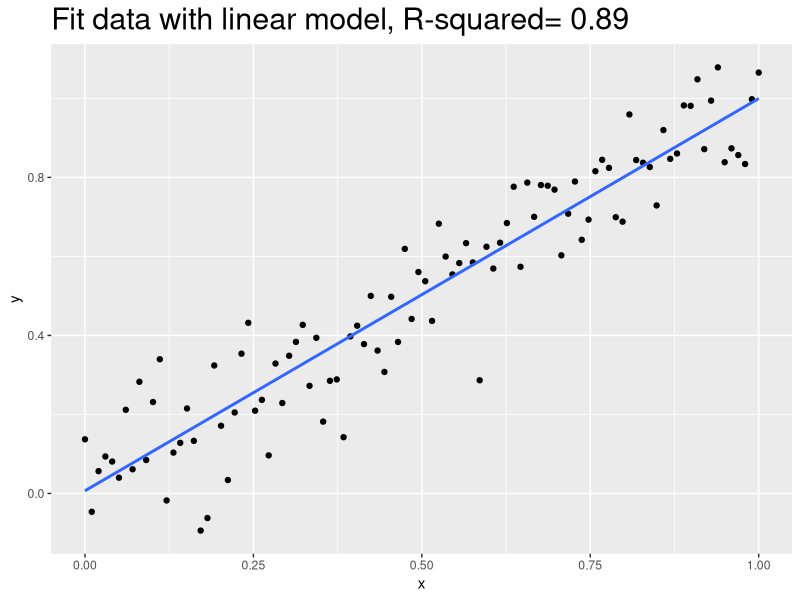
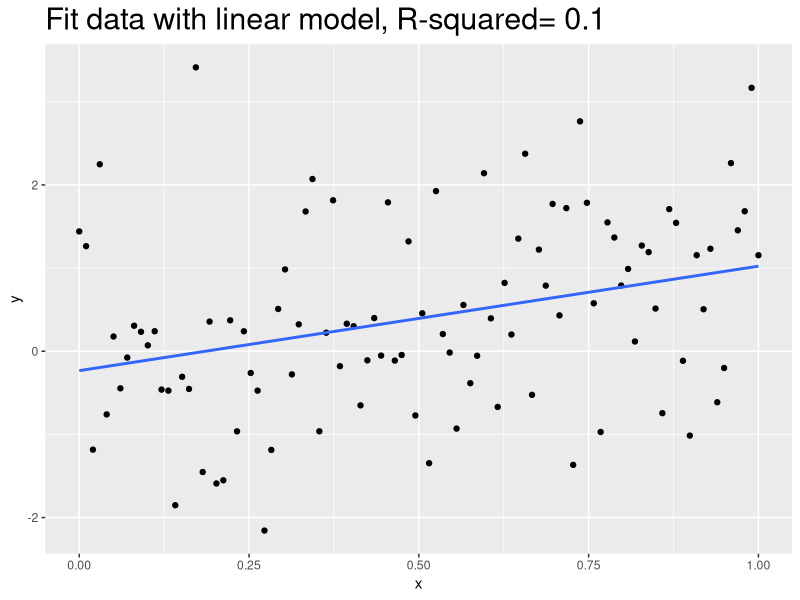

Generate these figures, in order, with R:
## ---- chunk 1
# Initialize the data
require(ggplot2)
set.seed(42)
x <- seq(0,1,length=100)
noise <- rnorm(100, mean = 0, sd = 0.1)
y <- x + noise

# put these in a dataframe
x_name <- "x"
y_name <- "y"
df <- data.frame(x,y)
names(df) <- c(x_name,y_name)
## ---- chunk 2
fit <- lm(y ~ x, data = df)
r2 <- summary(fit)$r.squared
ggplot(df, aes(x,y)) +
    geom_point() + geom_smooth(method = "lm", se = FALSE)+
    ggtitle(paste("Fit data with linear model, R-squared=", format(r2,digits=2))) +
    theme(plot.title = element_text(size=22))
## ---- chunk 3
x <- seq(0,1,length=100)
noise <- rnorm(100, mean = 0, sd = 1.2)
y <- x + noise
# put these in a dataframe
x_name <- "x"
y_name <- "y"
df <- data.frame(x,y)
names(df) <- c(x_name,y_name)
## ---- chunk 4
fit <- lm(y ~ x, data = df)
r2 <- summary(fit)$r.squared
ggplot(df, aes(x,y)) +
    geom_point() + geom_smooth(method = "lm", se = FALSE) +
    ggtitle(paste("Fit data with linear model, R-squared=", format(r2,digits=2))) +
    theme(plot.title = element_text(size=22))
